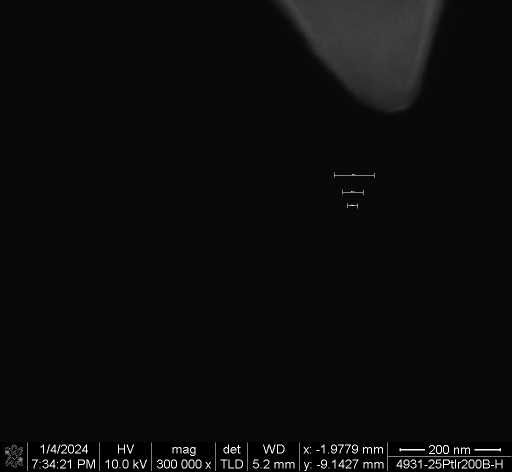
#> input picture ProbeBot/probebot/ProbeImages/4931_001.tif, 1024 x 943 px, found by its file name (shown at 1/2 size); its folder holds 4 pictures in this run
$ python featureExtraction.py
#> lines starting #> are read from the running program, lines starting #| are printed output that depends on the picture
import json
import os
import cv2
import numpy as np
from skimage.feature import hog
from sklearn.model_selection import train_test_split
from sklearn.svm import SVC
from sklearn.metrics import accuracy_score

# Load labels from text file
labels_file = "//Users/jamesdonaldson/Desktop/ProbeBot/ProbeBot/probebot/training_data_labels.json"

labels = {}  # Dictionary to store labels

# Load labeled training data
training_data_directory = "/Users/jamesdonaldson/Desktop/ProbeBot/ProbeBot/probebot/ProbeImages"

# Read each line from the file
with open(labels_file, 'r') as file:
#> (reads ProbeBot/probebot/training_data_labels.json from the repository)
    for line in file:
        # Parse JSON object from the line
        data = json.loads(line)

        # Add key-value pair to labels dictionary
        labels.update(data)


# Extract HOG features and prepare labels
features = []
target = []

for filename, label in labels.items():
    image_path = os.path.join(training_data_directory, filename)
    image = cv2.imread(image_path, cv2.IMREAD_GRAYSCALE)
#> image is the input picture: shape (943, 1024); min 0, max 255, mean 12.1
    resized_image = cv2.resize(image, (64, 128))  # Resize image to standard size for HOG
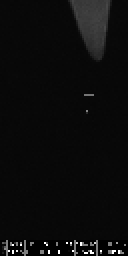
#> resized_image: shape (128, 64) (shown 2 times larger); min 0, max 255, mean 12.1
    hog_features = hog(resized_image, orientations=9, pixels_per_cell=(8, 8), cells_per_block=(2, 2))
#> hog_features = 3780 values, max 0.645 at index 376, min 0 at index 1, mean 0.107
    features.append(hog_features)
    target.append(label)
#> pass 2 of the loop `for filename, label in labels.items():`:
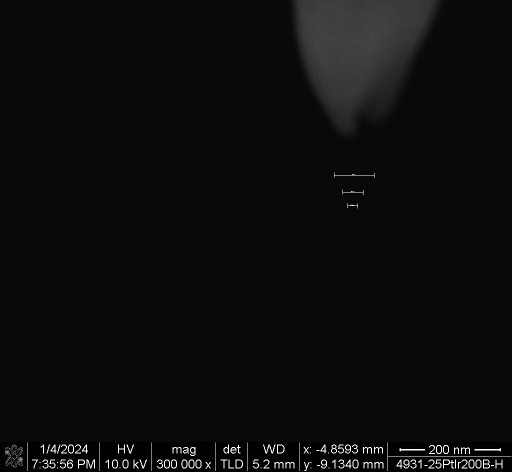
#> input picture ProbeBot/probebot/ProbeImages/4931_002.tif, 1024 x 943 px, found by its file name (shown at 1/2 size)
#> image is the input picture: shape (943, 1024); min 0, max 255, mean 12.3
#> `resized_image = cv2.resize(image, (64, 128))`:
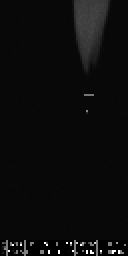
#> resized_image: shape (128, 64) (shown 2 times larger); min 0, max 255, mean 12.2
#> hog_features = 3780 values, max 0.618 at index 377, min 0 at index 1, mean 0.108
#> pass 3 of the loop `for filename, label in labels.items():`:
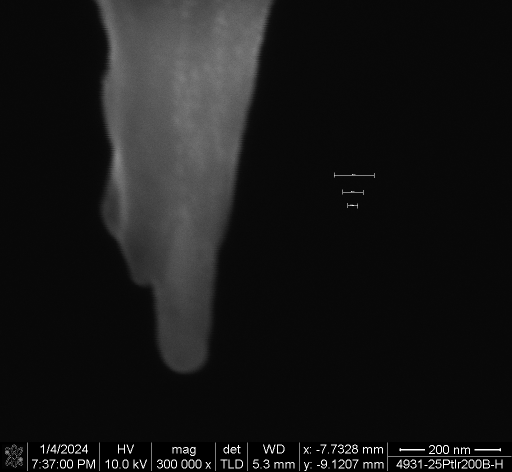
#> input picture ProbeBot/probebot/ProbeImages/4931_003.tif, 1024 x 943 px, found by its file name (shown at 1/2 size)
#> image is the input picture: shape (943, 1024); min 0, max 255, mean 23.1
#> `resized_image = cv2.resize(image, (64, 128))`:
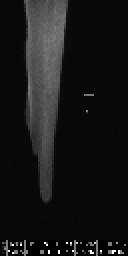
#> resized_image: shape (128, 64) (shown 2 times larger); min 0, max 255, mean 23
#> hog_features = 3780 values, max 0.664 at index 396, min 0 at index 1, mean 0.0969
#> (the run stopped early here; a loop or call above may not have finished)
